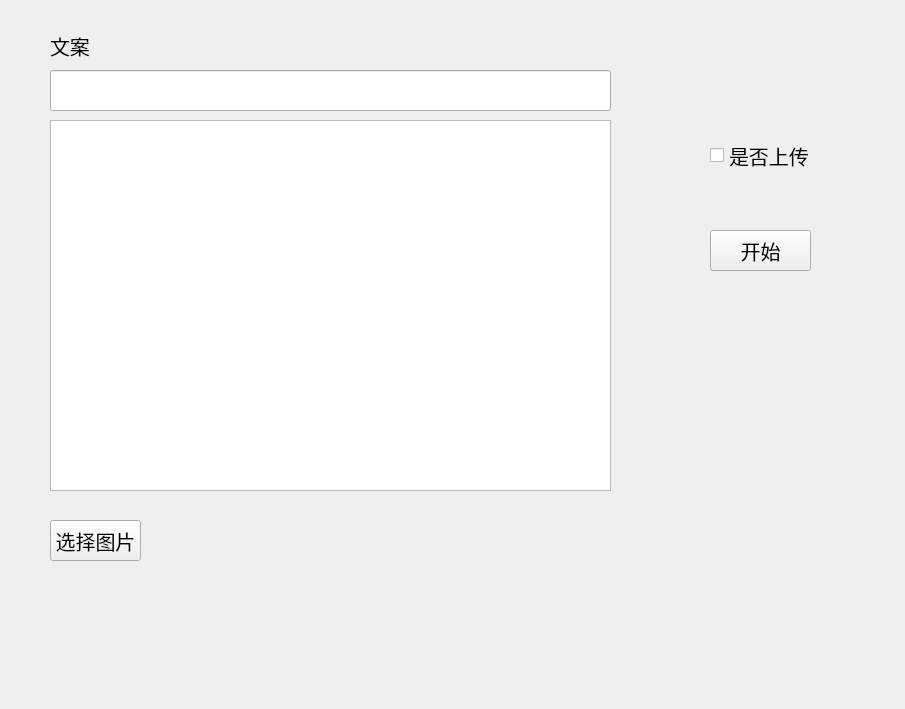
<?xml version="1.0" encoding="UTF-8"?>
<ui version="4.0">
 <class>Form</class>
 <widget class="QWidget" name="Form">
  <property name="geometry">
   <rect>
    <x>0</x>
    <y>0</y>
    <width>905</width>
    <height>709</height>
   </rect>
  </property>
  <property name="windowTitle">
   <string>Form</string>
  </property>
  <widget class="QPlainTextEdit" name="contentEdit">
   <property name="geometry">
    <rect>
     <x>50</x>
     <y>120</y>
     <width>561</width>
     <height>371</height>
    </rect>
   </property>
   <property name="font">
    <font>
     <pointsize>15</pointsize>
    </font>
   </property>
  </widget>
  <widget class="QLabel" name="label">
   <property name="geometry">
    <rect>
     <x>50</x>
     <y>30</y>
     <width>71</width>
     <height>31</height>
    </rect>
   </property>
   <property name="font">
    <font>
     <family>霞鹜文楷</family>
     <pointsize>15</pointsize>
    </font>
   </property>
   <property name="text">
    <string>文案</string>
   </property>
   <property name="textFormat">
    <enum>Qt::PlainText</enum>
   </property>
  </widget>
  <widget class="QLineEdit" name="titleEdit">
   <property name="geometry">
    <rect>
     <x>50</x>
     <y>70</y>
     <width>561</width>
     <height>41</height>
    </rect>
   </property>
   <property name="font">
    <font>
     <pointsize>15</pointsize>
    </font>
   </property>
  </widget>
  <widget class="QPushButton" name="selectPicBtn">
   <property name="geometry">
    <rect>
     <x>50</x>
     <y>520</y>
     <width>91</width>
     <height>41</height>
    </rect>
   </property>
   <property name="font">
    <font>
     <pointsize>15</pointsize>
    </font>
   </property>
   <property name="text">
    <string>选择图片</string>
   </property>
  </widget>
  <widget class="QCheckBox" name="isUploadCheck">
   <property name="geometry">
    <rect>
     <x>710</x>
     <y>140</y>
     <width>111</width>
     <height>31</height>
    </rect>
   </property>
   <property name="font">
    <font>
     <pointsize>15</pointsize>
    </font>
   </property>
   <property name="text">
    <string>是否上传</string>
   </property>
  </widget>
  <widget class="QPushButton" name="startBtn">
   <property name="geometry">
    <rect>
     <x>710</x>
     <y>230</y>
     <width>101</width>
     <height>41</height>
    </rect>
   </property>
   <property name="font">
    <font>
     <pointsize>15</pointsize>
    </font>
   </property>
   <property name="text">
    <string>开始</string>
   </property>
  </widget>
  <zorder>contentEdit</zorder>
  <zorder>label</zorder>
  <zorder>selectPicBtn</zorder>
  <zorder>isUploadCheck</zorder>
  <zorder>startBtn</zorder>
  <zorder>titleEdit</zorder>
 </widget>
 <resources/>
 <connections/>
</ui>
